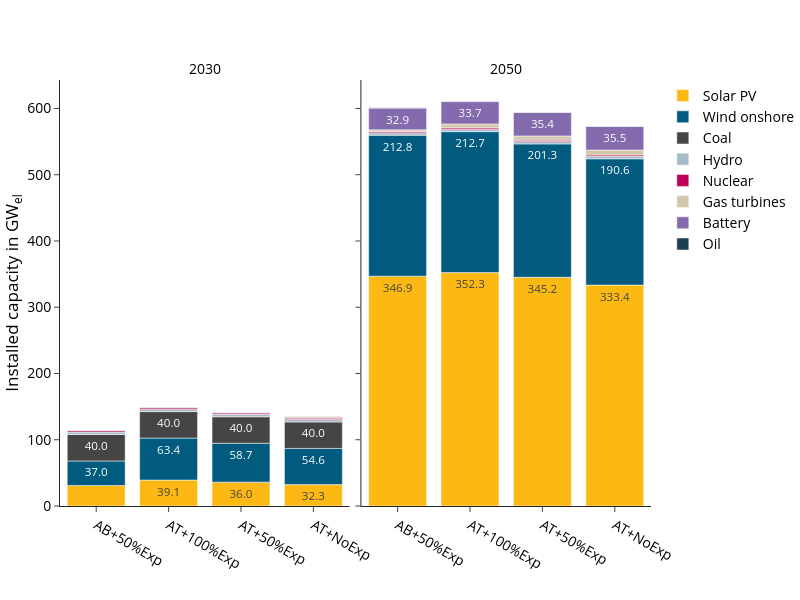

This figure's notebook cell:
### Code cell
fig_name = "electricity_installed_capacity_GW"
fig = px.bar(
    df, 
    **fig_kwargs,
    #barmode="stack",
    color_discrete_map=colors["electricity"],
    category_orders={
        "variable":list(colors["electricity"].keys()),
        "scen": scen_order
        },
    #facet_col_spacing=0.1,
    #range_y=(0,supply_sum_df.max().value*1.1),
    labels={"value":"Installed capacity in GW<sub>el</sub>","year":"",
            "variable":"",
            "scen":""},
)
update_layout(fig)

print("Totals per scenario and year:", supply_sum_df)
fig.show()
#save_plotly_fig(df, fig, fig, sdir, f"{idx_group_name}_{fig_name}")

### Figure 1 — Plotly figure (JSON) as saved in the notebook; plotly's stock layout.template omitted (floating-point values rounded to 4 significant figures)
{"data": [{"hovertemplate": "=%{x}<br>Installed capacity in GW<sub>el</sub>=%{text}<extra></extra>", "legendgroup": "Solar PV", "marker": {"color": "#fdb913", "pattern": {"shape": ""}}, "name": "Solar PV", "orientation": "v", "showlegend": true, "text": [31.0, 39.1, 36.0, 32.3], "textangle": 0, "textposition": "inside", "texttemplate": "%{y:.1f}", "type": "bar", "x": ["AB+50%Exp", "AT+100%Exp", "AT+50%Exp", "AT+NoExp"], "xaxis": "x", "y": [31.0, 39.1, 36.0, 32.3], "yaxis": "y"}, {"hovertemplate": "=%{x}<br>Installed capacity in GW<sub>el</sub>=%{text}<extra></extra>", "legendgroup": "Solar PV", "marker": {"color": "#fdb913", "pattern": {"shape": ""}}, "name": "Solar PV", "orientation": "v", "showlegend": false, "text": [346.9, 352.3, 345.2, 333.4], "textangle": 0, "textposition": "inside", "texttemplate": "%{y:.1f}", "type": "bar", "x": ["AB+50%Exp", "AT+100%Exp", "AT+50%Exp", "AT+NoExp"], "xaxis": "x2", "y": [346.9, 352.3, 345.2, 333.4], "yaxis": "y2"}, {"hovertemplate": "=%{x}<br>Installed capacity in GW<sub>el</sub>=%{text}<extra></extra>", "legendgroup": "Wind onshore", "marker": {"color": "#005b7f", "pattern": {"shape": ""}}, "name": "Wind onshore", "orientation": "v", "showlegend": true, "text": [37.0, 63.4, 58.7, 54.6], "textangle": 0, "textposition": "inside", "texttemplate": "%{y:.1f}", "type": "bar", "x": ["AB+50%Exp", "AT+100%Exp", "AT+50%Exp", "AT+NoExp"], "xaxis": "x", "y": [37.0, 63.4, 58.7, 54.6], "yaxis": "y"}, {"hovertemplate": "=%{x}<br>Installed capacity in GW<sub>el</sub>=%{text}<extra></extra>", "legendgroup": "Wind onshore", "marker": {"color": "#005b7f", "pattern": {"shape": ""}}, "name": "Wind onshore", "orientation": "v", "showlegend": false, "text": [212.8, 212.7, 201.3, 190.6], "textangle": 0, "textposition": "inside", "texttemplate": "%{y:.1f}", "type": "bar", "x": ["AB+50%Exp", "AT+100%Exp", "AT+50%Exp", "AT+NoExp"], "xaxis": "x2", "y": [212.8, 212.7, 201.3, 190.6], "yaxis": "y2"}, {"hovertemplate": "=%{x}<br>Installed capacity in GW<sub>el</sub>=%{text}<extra></extra>", "legendgroup": "Coal", "marker": {"color": "#454545", "pattern": {"shape": ""}}, "name": "Coal", "orientation": "v", "showlegend": true, "text": [40.0, 40.0, 40.0, 40.0], "textangle": 0, "textposition": "inside", "texttemplate": "%{y:.1f}", "type": "bar", "x": ["AB+50%Exp", "AT+100%Exp", "AT+50%Exp", "AT+NoExp"], "xaxis": "x", "y": [40.0, 40.0, 40.0, 40.0], "yaxis": "y"}, {"hovertemplate": "=%{x}<br>Installed capacity in GW<sub>el</sub>=%{text}<extra></extra>", "legendgroup": "Hydro", "marker": {"color": "#a6bbc8", "pattern": {"shape": ""}}, "name": "Hydro", "orientation": "v", "showlegend": true, "text": [3.7, 3.7, 3.7, 3.7], "textangle": 0, "textposition": "inside", "texttemplate": "%{y:.1f}", "type": "bar", "x": ["AB+50%Exp", "AT+100%Exp", "AT+50%Exp", "AT+NoExp"], "xaxis": "x", "y": [3.7, 3.7, 3.7, 3.7], "yaxis": "y"}, {"hovertemplate": "=%{x}<br>Installed capacity in GW<sub>el</sub>=%{text}<extra></extra>", "legendgroup": "Hydro", "marker": {"color": "#a6bbc8", "pattern": {"shape": ""}}, "name": "Hydro", "orientation": "v", "showlegend": false, "text": [3.7, 3.7, 3.7, 3.7], "textangle": 0, "textposition": "inside", "texttemplate": "%{y:.1f}", "type": "bar", "x": ["AB+50%Exp", "AT+100%Exp", "AT+50%Exp", "AT+NoExp"], "xaxis": "x2", "y": [3.7, 3.7, 3.7, 3.7], "yaxis": "y2"}, {"hovertemplate": "=%{x}<br>Installed capacity in GW<sub>el</sub>=%{text}<extra></extra>", "legendgroup": "Nuclear", "marker": {"color": "#bb0056", "pattern": {"shape": ""}}, "name": "Nuclear", "orientation": "v", "showlegend": true, "text": [2.0, 2.0, 2.0, 2.0], "textangle": 0, "textposition": "inside", "texttemplate": "%{y:.1f}", "type": "bar", "x": ["AB+50%Exp", "AT+100%Exp", "AT+50%Exp", "AT+NoExp"], "xaxis": "x", "y": [2.0, 2.0, 2.0, 2.0], "yaxis": "y"}, {"hovertemplate": "=%{x}<br>Installed capacity in GW<sub>el</sub>=%{text}<extra></extra>", "legendgroup": "Nuclear", "marker": {"color": "#bb0056", "pattern": {"shape": ""}}, "name": "Nuclear", "orientation": "v", "showlegend": false, "text": [2.0, 2.0, 2.0, 2.0], "textangle": 0, "textposition": "inside", "texttemplate": "%{y:.1f}", "type": "bar", "x": ["AB+50%Exp", "AT+100%Exp", "AT+50%Exp", "AT+NoExp"], "xaxis": "x2", "y": [2.0, 2.0, 2.0, 2.0], "yaxis": "y2"}, {"hovertemplate": "=%{x}<br>Installed capacity in GW<sub>el</sub>=%{text}<extra></extra>", "legendgroup": "Gas turbines", "marker": {"color": "#d3c7ae", "pattern": {"shape": ""}}, "name": "Gas turbines", "orientation": "v", "showlegend": true, "text": [2.4], "textangle": 0, "textposition": "inside", "texttemplate": "%{y:.1f}", "type": "bar", "x": ["AT+NoExp"], "xaxis": "x", "y": [2.4], "yaxis": "y"}, {"hovertemplate": "=%{x}<br>Installed capacity in GW<sub>el</sub>=%{text}<extra></extra>", "legendgroup": "Gas turbines", "marker": {"color": "#d3c7ae", "pattern": {"shape": ""}}, "name": "Gas turbines", "orientation": "v", "showlegend": false, "text": [2.3, 6.0, 6.3, 7.6], "textangle": 0, "textposition": "inside", "texttemplate": "%{y:.1f}", "type": "bar", "x": ["AB+50%Exp", "AT+100%Exp", "AT+50%Exp", "AT+NoExp"], "xaxis": "x2", "y": [2.3, 6.0, 6.3, 7.6], "yaxis": "y2"}, {"hovertemplate": "=%{x}<br>Installed capacity in GW<sub>el</sub>=%{text}<extra></extra>", "legendgroup": "Battery", "marker": {"color": "#836bad", "pattern": {"shape": ""}}, "name": "Battery", "orientation": "v", "showlegend": true, "text": [32.9, 33.7, 35.4, 35.5], "textangle": 0, "textposition": "inside", "texttemplate": "%{y:.1f}", "type": "bar", "x": ["AB+50%Exp", "AT+100%Exp", "AT+50%Exp", "AT+NoExp"], "xaxis": "x2", "y": [32.9, 33.7, 35.4, 35.5], "yaxis": "y2"}, {"hovertemplate": "=%{x}<br>Installed capacity in GW<sub>el</sub>=%{text}<extra></extra>", "legendgroup": "Oil", "marker": {"color": "#1c3f52", "pattern": {"shape": ""}}, "name": "Oil", "orientation": "v", "showlegend": true, "text": [0.4, 0.4, 0.4, 0.4], "textangle": 0, "textposition": "inside", "texttemplate": "%{y:.1f}", "type": "bar", "x": ["AB+50%Exp", "AT+100%Exp", "AT+50%Exp", "AT+NoExp"], "xaxis": "x", "y": [0.4, 0.4, 0.4, 0.4], "yaxis": "y"}, {"hovertemplate": "=%{x}<br>Installed capacity in GW<sub>el</sub>=%{text}<extra></extra>", "legendgroup": "Oil", "marker": {"color": "#1c3f52", "pattern": {"shape": ""}}, "name": "Oil", "orientation": "v", "showlegend": false, "text": [0.4, 0.4, 0.4, 0.4], "textangle": 0, "textposition": "inside", "texttemplate": "%{y:.1f}", "type": "bar", "x": ["AB+50%Exp", "AT+100%Exp", "AT+50%Exp", "AT+NoExp"], "xaxis": "x2", "y": [0.4, 0.4, 0.4, 0.4], "yaxis": "y2"}], "layout": {"annotations": [{"font": {}, "showarrow": false, "text": "2030", "x": 0.245, "xanchor": "center", "xref": "paper", "y": 1, "yanchor": "bottom", "yref": "paper"}, {"font": {}, "showarrow": false, "text": "2050", "x": 0.755, "xanchor": "center", "xref": "paper", "y": 1, "yanchor": "bottom", "yref": "paper"}], "barmode": "relative", "height": 600, "legend": {"title": {"text": ""}, "tracegroupgap": 0}, "width": 800, "xaxis": {"anchor": "y", "categoryarray": ["AB+50%Exp", "AT+100%Exp", "AT+50%Exp", "AT+NoExp"], "categoryorder": "array", "domain": [0, 0.49], "title": {"text": ""}}, "xaxis2": {"anchor": "y2", "categoryarray": ["AB+50%Exp", "AT+100%Exp", "AT+50%Exp", "AT+NoExp"], "categoryorder": "array", "domain": [0.51, 1], "matches": "x", "title": {"text": ""}}, "yaxis": {"anchor": "x", "domain": [0, 1], "title": {"text": "Installed capacity in GW<sub>el</sub>"}}, "yaxis2": {"anchor": "x2", "domain": [0, 1], "matches": "y", "showticklabels": false}}}
